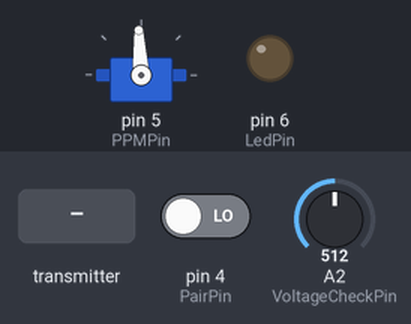
The sketch below on a simulated Arduino Uno, built with avr-gcc and run on an emulated ATmega328P. Parts: servo, output pins drawn as LEDs (lit = HIGH). Inputs (shaded band) come from the test bench; at power-on: pin 4 (PairPin) LOW, A2 (VoltageCheckPin) = 512. EEPROM starts erased; no radio packets arrive unless stated.

Above: at 1.2 s.
1.3 s: the transmitter starts sending statu = 0
At 2.0 s:
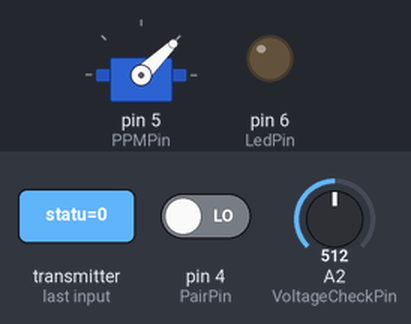
2.8 s: the transmitter starts sending throttle = 256
At 3.2 s:
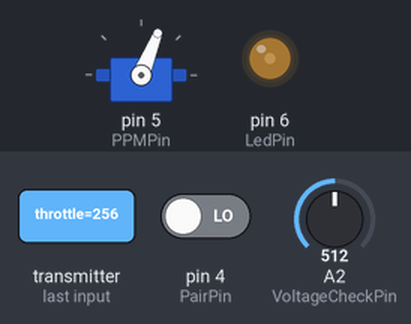
4.3 s: the transmitter starts sending throttle = 512
At 5.5 s:
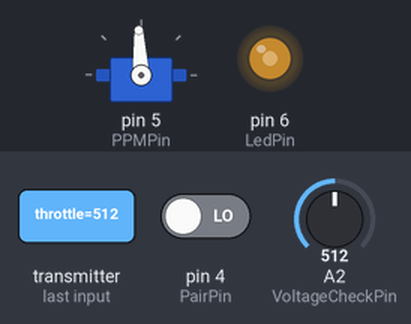
5.8 s: the transmitter starts sending throttle = 1023
At 6.7 s:
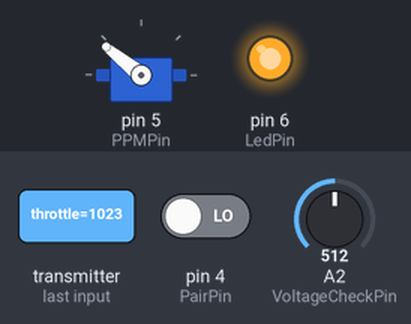
Timing chart, 0 to 8.3 s (numbered marks = the images above; inputs shaded):
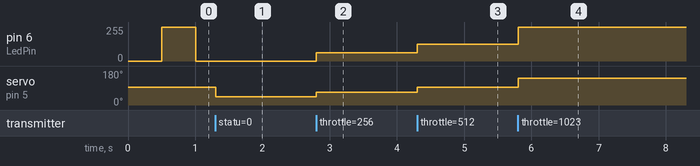

Measured:
- after the input at 1.3 s, pin 6 (LedPin): stays 0/255 (without the input it goes to 255/255 after 0.21 s); servo on pin 5 (PPMPin): 93° → 44° at once
- after the input at 2.8 s, pin 6 (LedPin): 0/255 → 63/255 at once; servo on pin 5 (PPMPin): 44° → 68° at once
- after the input at 4.3 s, pin 6 (LedPin): 63/255 → 127/255 at once; servo on pin 5 (PPMPin): 68° → 93° at once
- after the input at 5.8 s, pin 6 (LedPin): 127/255 → 255/255 at once; servo on pin 5 (PPMPin): 93° → 141° at once

The sketch:

RX.ino
```cpp
#include <SPI.h>
#include <EEPROM.h>
#include <Servo.h>
#include "RF24.h"

//const uint64_t defaultAddress = 0xE8E8F0F0E0LL;//初始的地址，默认起始不会和遥控器连接上，需要进行对码
const uint64_t defaultAddress = 0xE8E8F0F0E1LL;//对码时使用的地址，对码后则不为该地址
const uint8_t CEPin = 9;    //无线模块的CE管脚
const uint8_t CSPin = 10;   //无线模块的CS管脚
const uint8_t LedPin = 6;   //提示灯的管脚
const uint8_t PPMPin = 5;   //PPM信号输出的管脚
const uint8_t PairPin = 4;   //配对的管脚
const uint8_t VoltageCheckPin = A2;   //检测电压管脚
const uint16_t defaultThrottle = 512;
bool PairStatus = false;
bool ConnectStatus = false;
uint64_t CurrentTime = 0;
uint32_t OutTime = 500; //超过1000ms为超出连接时间
uint64_t PairTime = 0;  //在配对模式中用于检测配对时间，如果超出设定时间，则回到配对前的状态
uint64_t PairButtonTime = 0;  //用于检测配对按键是否有按下2秒
bool PairSuccessStatus = false;
bool FirstPressButton = false;
uint64_t BeforeAddress = 0;
RF24 radio(CEPin, CSPin);
Servo esc;

struct packageTX{
  uint8_t statu;  //0：正常发送数据  1：准备接接收地址  2：成功接收地址
  uint64_t Address;
  uint16_t throttle;
  uint16_t Vol;
};
struct packageRX{
  //bool statu;
  uint64_t Address;
  uint64_t TempAddress;
  uint32_t Voltage;
  //uint16_t throttle;
};
struct packageTX TxPacket;
struct packageRX RxPacket;
void setup()
{

  Serial.begin(9600);
  pinMode(LedPin, OUTPUT);
  pinMode(PairPin, INPUT);
  digitalWrite(PairPin, LOW);
  loadEEPROM();
  initiateReceiver();
  esc.attach(PPMPin);

}


void loop()
{
  //Serial.println((long)RxPacket.Address);
  PairMode();
  ReceiverToTransmit();
  PPMOutput();
  CalculateVoltage();
  //Serial.println(TxPacket.Vol);
}

void CalculateVoltage()
{
  //满电为42V，最低电压为28V
  uint16_t i = 0;
  int Voltage = 0;
  for(i = 0; i < 10 ;i++)
  {
     Voltage += analogRead(VoltageCheckPin);
  }
  Voltage = Voltage / 10;
  //RxPacket.Voltage = Voltage;
  //Serial.println(Voltage);
  if(Voltage < 453) RxPacket.Voltage = 0;   //28V的模拟量453，近似28*16.25
  else if(Voltage > 683) RxPacket.Voltage = 100; //42V的模拟量683
  else if((Voltage > 453)&&(Voltage < 683))
  {
      RxPacket.Voltage = (Voltage - 453 ) * 100 /(683 - 453);
  }
  //Serial.println(RxPacket.Voltage);
}
void PairMode()
{
  uint8_t i,cnt = 0;
  static bool PairButtonState = false;
  static bool PairButtonThreeSec = false;
  for(i = 0 ; i < 20 ; i++)
  {
     cnt += digitalRead(PairPin);
  }
  if(cnt >= 15)
  {
    if(PairButtonState == false)
    {
      PairButtonTime = millis();
      PairButtonState = true;
    }
  }
  else  PairButtonState = false;
  if((PairButtonState == true)&&(millis() - PairButtonTime) > 3000)
  {
    PairButtonThreeSec = true;
  }
  if((PairButtonThreeSec == true)&&(TxPacket.statu == 0))//按键按下三秒表示开始配对
  {
     PairButtonThreeSec = false;//把按下三秒的标志位清零，防止反复进入对PairTime有影响
     if(FirstPressButton == false)  BeforeAddress = RxPacket.Address;//在第一次进入的时候先保存原来的地址，以防止配对失败时无法使用原地址
     RxPacket.Address = defaultAddress;//先把地址初始化
     initiateReceiver();     //再初始化接受机
     PairTime = millis();   //计时配对的时间
     PairStatus = true;    //PairStatus为true表示进入了配对模式
     FirstPressButton = true;//FirstPressButton为true表示第一次进入配对模式

  }
  if(((millis() - PairTime) > 3000)&&(PairStatus == true))//超过3秒没有配对上
  {
     RxPacket.Address = BeforeAddress;//地址选为原来的地址
     PairButtonThreeSec = false;//把标志位都清零，表示配对模式的结束
     FirstPressButton = false;
     PairStatus = false;
  }
}

void PPMOutput()
{
  if(ConnectStatus == true) esc.writeMicroseconds( map(TxPacket.throttle, 0, 1023, 1000, 2000) );
  else esc.writeMicroseconds(1500);  //虽然没有写值默认为1500，但最好还是在没有信号连接时写入1500
}
void ReceiverToTransmit()
{
  while (radio.available())
  {
    radio.read( &TxPacket, sizeof(TxPacket)); //读取发送来的包
    if(TxPacket.statu == 1) ReceiveAddress();
    CurrentTime = millis();
    ConnectStatus = true;
    analogWrite(LedPin, map(TxPacket.throttle, 0, 1023, 0, 255));
    //Serial.println((long)TxPacket.Address);
    radio.writeAckPayload(1, &RxPacket, sizeof(RxPacket));//发送应答信号的包
  }
  if(( (millis() - CurrentTime) > OutTime )&&(PairStatus == false))//超时并且不是配对状态
  {
    //连接超时
    CurrentTime = millis();
    ConnectStatus = false;
    digitalWrite(LedPin, !digitalRead(LedPin));
  }
  if(PairStatus == true)  digitalWrite(LedPin, LOW);
}
//发送地址
void ReceiveAddress()
{
  uint64_t address;
  uint64_t beginTime = millis();
  bool comeStatus = false;

  while(2000 >= ( millis() - beginTime))
  {
    if(radio.available()&&(comeStatus == false))
    {
        radio.read( &address, sizeof(address) );
        RxPacket.TempAddress =  address;
        radio.writeAckPayload(1, &RxPacket, sizeof(RxPacket));
        comeStatus = true;
    }
    if(radio.available()&&(comeStatus == true))
    {
        radio.read(&TxPacket, sizeof(TxPacket));
        if(TxPacket.statu == 2)
        {
            //成功表示更换地址
            RxPacket.Address = address;
            updateEEPROM();
            initiateReceiver();
            PairSuccessStatus = true;
            FirstPressButton = false;
        }
    }
  }
}
//无线模块初始化的代码
void initiateReceiver(){
  radio.begin();
  radio.setChannel(0);
  radio.setPALevel(RF24_PA_HIGH);
  radio.setDataRate(RF24_1MBPS);
  radio.enableAckPayload();
  radio.enableDynamicPayloads();
  radio.openReadingPipe(1, RxPacket.Address);
  radio.startListening();
  //radio.printDetails();
}
//更新EEPROM中的值
void updateEEPROM()
{
  EEPROM.put(0, RxPacket.Address);
}
//加载存在EEPROM中的值
void loadEEPROM()
{
  EEPROM.get(0, RxPacket.Address);
  if(RxPacket.Address == -1) //TxPacket.Address的值为-1表示没有把值存入
  {
    RxPacket.Address = defaultAddress;//填入一个地址
    updateEEPROM();         //把值写入EEPROM中
  }
}
```
